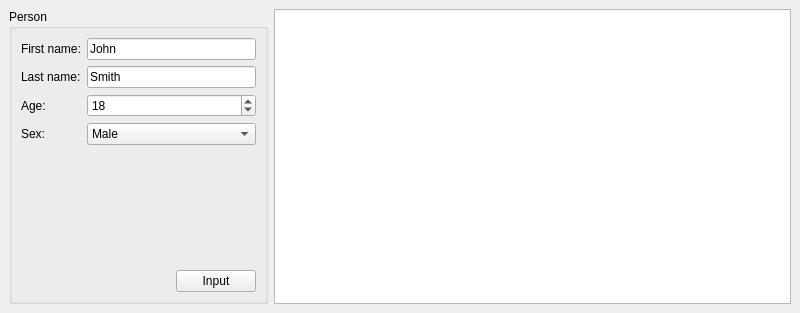
<?xml version="1.0" encoding="UTF-8"?>
<ui version="4.0">
 <class>MainWindow</class>
 <widget class="QMainWindow" name="MainWindow">
  <property name="geometry">
   <rect>
    <x>0</x>
    <y>0</y>
    <width>800</width>
    <height>313</height>
   </rect>
  </property>
  <property name="windowTitle">
   <string>GoogleProtoBuf-Example</string>
  </property>
  <widget class="QWidget" name="centralwidget">
   <layout class="QGridLayout" name="gridLayout_2" columnstretch="1,2">
    <item row="0" column="0">
     <widget class="QGroupBox" name="groupBox">
      <property name="title">
       <string>Person</string>
      </property>
      <layout class="QGridLayout" name="gridLayout">
       <item row="0" column="0">
        <layout class="QFormLayout" name="formLayout">
         <item row="0" column="0">
          <widget class="QLabel" name="firstNameLabel">
           <property name="text">
            <string>First name:</string>
           </property>
          </widget>
         </item>
         <item row="0" column="1">
          <widget class="QLineEdit" name="firstNameLineEdit">
           <property name="text">
            <string>John</string>
           </property>
          </widget>
         </item>
         <item row="1" column="0">
          <widget class="QLabel" name="lastNameLabel">
           <property name="text">
            <string>Last name:</string>
           </property>
          </widget>
         </item>
         <item row="1" column="1">
          <widget class="QLineEdit" name="lastNameLineEdit">
           <property name="text">
            <string>Smith</string>
           </property>
          </widget>
         </item>
         <item row="2" column="0">
          <widget class="QLabel" name="ageLabel">
           <property name="text">
            <string>Age:</string>
           </property>
          </widget>
         </item>
         <item row="2" column="1">
          <widget class="QSpinBox" name="ageSpinBox">
           <property name="value">
            <number>18</number>
           </property>
          </widget>
         </item>
         <item row="3" column="0">
          <widget class="QLabel" name="sexLabel">
           <property name="text">
            <string>Sex:</string>
           </property>
          </widget>
         </item>
         <item row="3" column="1">
          <widget class="QComboBox" name="sexComboBox">
           <item>
            <property name="text">
             <string>Male</string>
            </property>
           </item>
           <item>
            <property name="text">
             <string>Female</string>
            </property>
           </item>
          </widget>
         </item>
        </layout>
       </item>
       <item row="1" column="0">
        <spacer name="verticalSpacer">
         <property name="orientation">
          <enum>Qt::Vertical</enum>
         </property>
         <property name="sizeHint" stdset="0">
          <size>
           <width>20</width>
           <height>94</height>
          </size>
         </property>
        </spacer>
       </item>
       <item row="2" column="0">
        <layout class="QHBoxLayout" name="horizontalLayout">
         <item>
          <spacer name="horizontalSpacer">
           <property name="orientation">
            <enum>Qt::Horizontal</enum>
           </property>
           <property name="sizeHint" stdset="0">
            <size>
             <width>40</width>
             <height>20</height>
            </size>
           </property>
          </spacer>
         </item>
         <item>
          <widget class="QPushButton" name="pushButton">
           <property name="text">
            <string>Input</string>
           </property>
          </widget>
         </item>
        </layout>
       </item>
      </layout>
     </widget>
    </item>
    <item row="0" column="1">
     <widget class="QTextEdit" name="textEdit"/>
    </item>
   </layout>
  </widget>
 </widget>
 <resources/>
 <connections/>
</ui>
